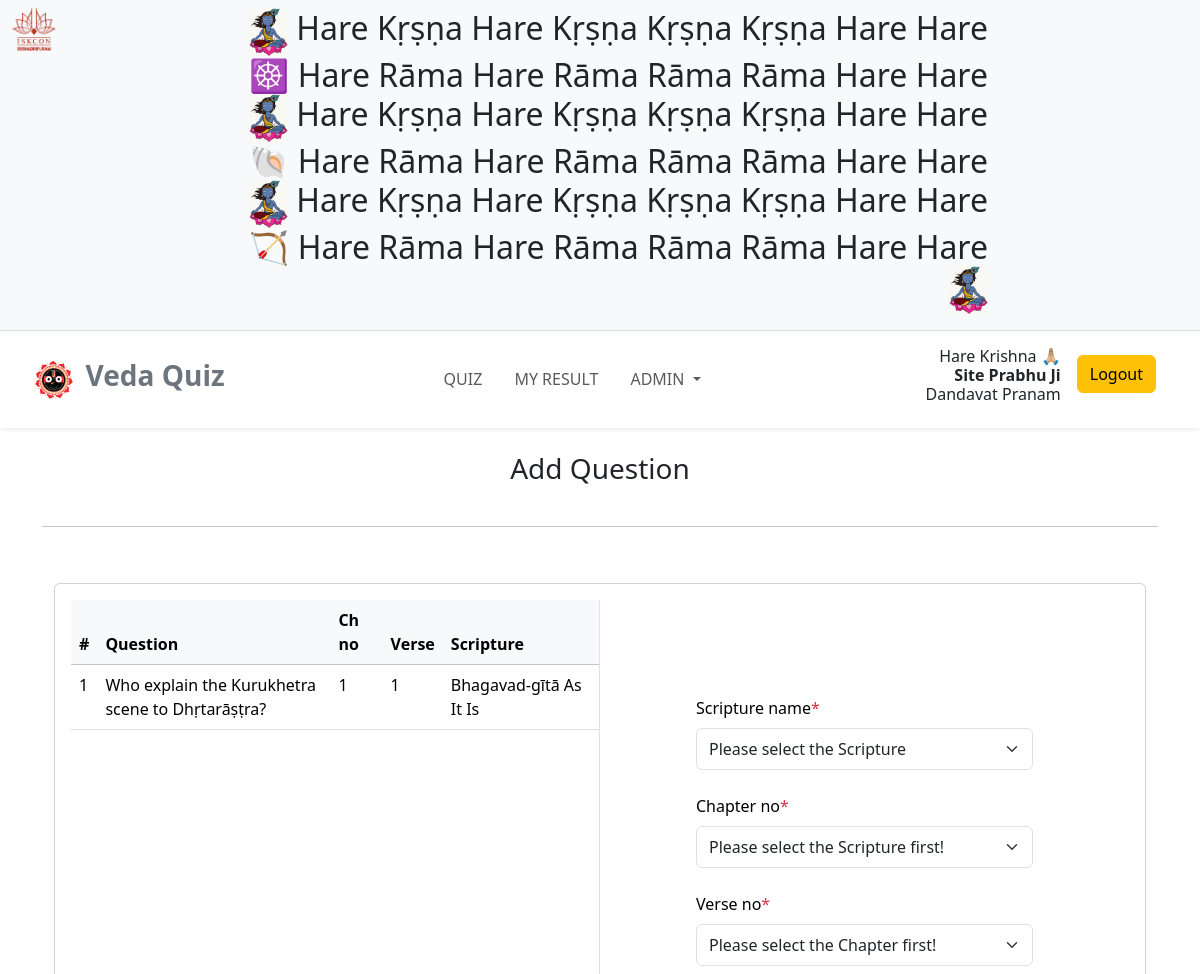
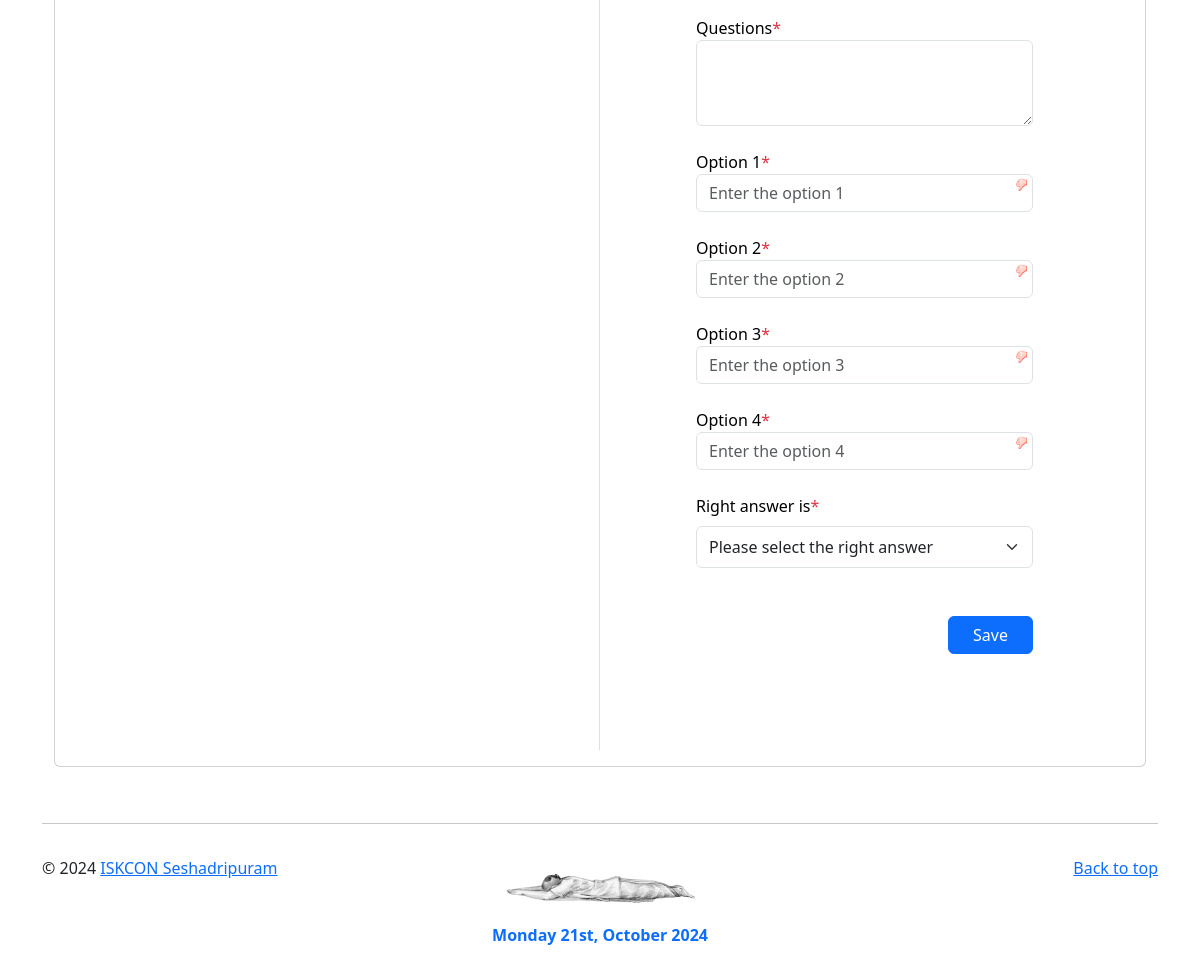
Page /?section=add_question (signed in) on the committed database (2 pictures, top to bottom).
### tables this page shows
CREATE TABLE `questions` (
  `qid` int(10) NOT NULL,
  `sid` int(10) NOT NULL,
  `chapter_id` int(10) NOT NULL,
  `vid` int(10) NOT NULL,
  `questions` varchar(120) NOT NULL,
  `right_option` int(10) NOT NULL,
  `status` enum('0','1') NOT NULL DEFAULT '0'
);

CREATE TABLE `chapters` (
  `chapter_id` int(10) NOT NULL,
  `chapter_no` int(10) NOT NULL,
  `chapter_name` varchar(200) NOT NULL,
  `chapter_url` varchar(200) NOT NULL,
  `chapter_image` varchar(300) NOT NULL,
  `sid` int(10) NOT NULL
);

CREATE TABLE `verse` (
  `vid` int(10) NOT NULL,
  `verse_no` varchar(10) NOT NULL,
  `verse_url` varchar(100) NOT NULL,
  `chapter_id` int(10) NOT NULL
);

CREATE TABLE `scriptures` (
  `sid` int(10) NOT NULL,
  `scripture_name` varchar(300) NOT NULL,
  `ref_url` varchar(300) NOT NULL,
  `images` varchar(500) NOT NULL
);

### core/dbclass.php (called while the page is built, shortened)
<?php
class Query
{
    private $conn;
    public function __construct($servername = "localhost", $username = "root", $password = "", $dbname = "database")
    {
        $this->conn = new mysqli($servername, $username, $password, $dbname);
    }
    public function executeQuery($sql)
    {
        $result = $this->conn->query($sql);
        return $result;
    }
    public function select($table, $columns = "*", $condition = "")
    {
        $sql = "SELECT $columns FROM $table $condition";
        return $this->executeQuery($sql)->fetch_all(MYSQLI_ASSOC);
    }
}

### core/ajaxdata.php (called while the page is built, shortened)
<?php
require_once("dbclass.php");
$conn = new Query("localhost", "root", "", "scriptures_quiz");
?>

### sections/add_question.php (the view, shortened to what this page needs)
<div class="container h-100">
    <div class="row d-flex justify-content-center align-items-center h-100">
        <div class="col">
            <div class="card card-registration my-4 p-3">
                <div class="row g-0">
                    <div class="col-xl-6 d-none d-xl-block border-end">
                    <table class="table">
                        <thead class="table-light">
                        <tr>
                            <th scope="col">#</th>
                            <th scope="col">Question</th>
                            <th scope="col">Ch no</th>
                            <th scope="col">Verse</th>
                            <th scope="col">Scripture</th>
                        </tr>
                        </thead>
                        <tbody>
                        <?php
                        $i = 1;
                        foreach($questions as $question){
                        ?>
                        <tr>
                            <td width="5%"><?php echo $i;?></td>
                            <td width="45%"><?php echo $question['questions'];?></td>
                            <td width="10%">
                            <?php
                                $ch_name = get_name($conn, 'chapters', '*', 'chapter_id', $question['chapter_id']);
                                print $ch_name[0]['chapter_no'];
                            ?>
                            </td>
                            <td width="10%">
                            <?php
                                $ver_name = get_name($conn, 'verse', '*', 'vid', $question['vid']);
                                print $ver_name[0]['verse_no'];
                            ?>
                            </td>
                            <td width="30%">
                            <?php
                                $scr_name = get_name($conn, 'scriptures', '*', 'sid', $question['sid']);
                                print $scr_name[0]['scripture_name'];
                            ?>
                            </td>
                        </tr>
                        <?php
                          $i++;
                        }
                        ?>
                        </tbody>
                    </table>
                    </div>
                    <div class="col-xl-6">
                        <div class="card-body p-md-5 text-black">
                            <div class="form-right h-100 py-5 px-5">
                                <form action="" method="post" enctype="multipart/form-data" class="row g-4">
                                <div class="col-12">
                                        <label class="form-label" for="admin-sid">Scripture name<span class="text-danger">*</span></label>
                                        <select class="form-control form-control-lg form-select" name="sid" id="admin-sid"
                                            data-container="body" required>
                                            <option value="" selected>Please select the Scripture</option>
                                        </select>
                                    </div>
                                    <div class="col-12">
                                        <label class="form-label" for="admin_chapter_id">Chapter no<span class="text-danger">*</span></label>
                                        <select class="form-control form-control-lg form-select" name="chapter_id" id="admin_chapter_id"
                                            data-container="body" required>
                                            <option value="" selected>Please select the Scripture first!</option>
                                        </select>
                                    </div>
                                    <div class="col-12">
                                        <label class="form-label" for="admin_vid">Verse no<span class="text-danger">*</span></label>
                                        <select class="form-control form-control-lg form-select" name="vid" id="admin_vid"
                                            data-container="body" required>
                                            <option value="" selected>Please select the Chapter first!</option>
                                        </select>
                                    </div>
                                    <div class="col-12">
                                        <label>Questions<span class="text-danger">*</span></label>
                                        <div class="input-group">
                                            <textarea class="form-control" name="questions" rows="3"></textarea>
                                        </div>
                                    </div>
                                    <div class="col-12">
                                        <label>Option 1<span class="text-danger">*</span></label>
                                        <div class="input-group">
                                            <input type="text" name="option_1" class="form-control"
                                                placeholder="Enter the option 1" required>
                                        </div>
                                    </div>
                                    <div class="col-12">
                                        <label>Option 2<span class="text-danger">*</span></label>
                                        <div class="input-group">
                                            <input type="text" name="option_2" class="form-control"
                                                placeholder="Enter the option 2" required>
                                        </div>
                                    </div>
                                    <div class="col-12">
                                        <label>Option 3<span class="text-danger">*</span></label>
                                        <div class="input-group">
                                            <input type="text" name="option_3" class="form-control"
                                                placeholder="Enter the option 3" required>
                                        </div>
                                    </div>
                                    <div class="col-12">
                                        <label>Option 4<span class="text-danger">*</span></label>
                                        <div class="input-group">
                                            <input type="text" name="option_4" class="form-control"
                                                placeholder="Enter the option 4" required>
                                        </div>
                                    </div>
                                    <div class="col-12">
                                        <label class="form-label" for="form3Example8">Right answer is<span class="text-danger">*</span></label>
                                        <select class="form-control form-control-lg form-select" name="right_option"
                                            data-container="body" required>
                                            <option value="" selected>Please select the right answer</option>
                                        </select>
                                    </div>
                                    <div class="col-12">
                                        <button type="submit" class="btn btn-primary px-4 float-end mt-4">Save</button>
                                    </div>
                                </form>
                            </div>
                        </div>
                    </div>
                </div>
            </div>
        </div>
    </div>
</div>

### assets/css/custom.css (style rules this page uses)
body { padding-top: 3rem; padding-bottom: 3rem; color: rgb(var(--bs-tertiary-color-rgb)); }
input:required:invalid, input:focus:invalid { background-position: right top; background-repeat: no-repeat; -moz-box-shadow: none; }

### rows in the picture
questions: questions "Who explain the Kurukhetra scene to Dhṛtarāṣṭra?", chapter.chapter_no "1", vid.verse_no "1", sid.scripture_name "Bhagavad-gītā As It Is"

### other values in the picture
$name "Site"
$devotee "Prabhu Ji"
str_replace('_', ' ', $getParam) "Add Question"
